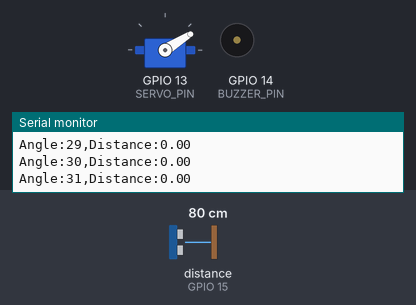
Recording of a sketch running on a simulated ESP32. Shown: servo, buzzer (waves = sounding, pin HIGH), the last lines printed to the serial monitor. Wiring (inferred from the names in the program): ultrasonic range finder: trigger GPIO 4; echo GPIO 15. The test bench sets the inputs (shaded band); at power-on: distance to the obstacle (sensor on GPIO 15) 80 cm. The echo pulse lasts 58.3 µs per cm; pins used as bus, display or sensor lines are not drawn.

Above: at 1.29 s.
1.3 s: distance to the obstacle (sensor on GPIO 15) set to 2 cm
4.3 s: distance to the obstacle (sensor on GPIO 15) set to 4 cm
At 4.48 s:
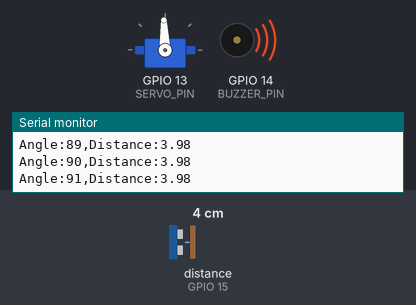
7.3 s: distance to the obstacle (sensor on GPIO 15) set to 19 cm
10.3 s: distance to the obstacle (sensor on GPIO 15) set to 23 cm
At 10.47 s:
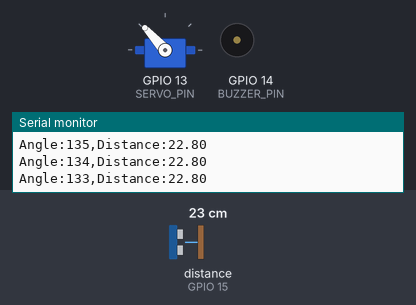
13.3 s: distance to the obstacle (sensor on GPIO 15) set to 9 cm
At 13.58 s:
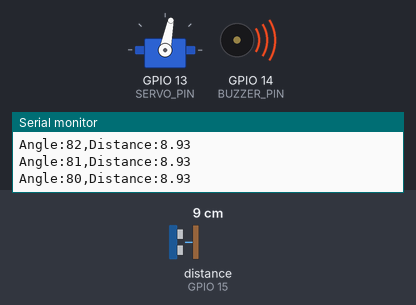
16.3 s: distance to the obstacle (sensor on GPIO 15) set to 35 cm
At 16.98 s:
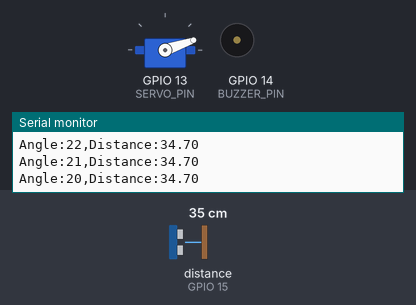
Timing chart, 0 to 26.6 s (numbered marks = the images above; inputs shaded):
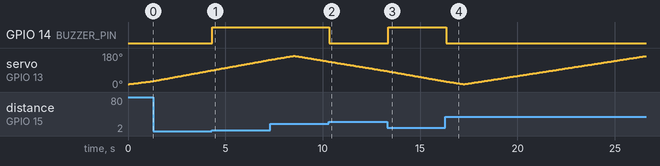

Measured:
- the behaviour switches between 20 and 21 cm on distance to the obstacle (sensor on GPIO 15) (found by bisection; images 1 and 2)
- after the input at 4.3 s, GPIO 14 (BUZZER_PIN): LOW → HIGH at once
- after the input at 10.3 s, GPIO 14 (BUZZER_PIN): HIGH → LOW at once
- after the input at 13.3 s, GPIO 14 (BUZZER_PIN): LOW → HIGH after 0.06 s
- after the input at 16.3 s, GPIO 14 (BUZZER_PIN): HIGH → LOW at once

The sketch:

Radar.ino
```cpp
#include <ESP32Servo.h>

#define TRIG_PIN 4
#define ECHO_PIN 15
#define SERVO_PIN 13
#define BUZZER_PIN 14

#define ALERT_DISTANCE 20
#define MIN_ANGLE 15
#define MAX_ANGLE 165
#define STEP_DELAY 25

// Timeout for pulseIn(), in microseconds.
// distance = (time * 0.034) / 2  =>  time = (distance * 2) / 0.034
// For our 40cm working range that's ~2350us. 6000us gives roughly a
// 2.5x safety margin — enough that borderline 35-40cm readings complete
// reliably, while still far shorter than the original 30000us (sized
// for the sensor's full 400cm spec range), which is what caused the
// sweep to visibly slow down whenever nothing was in range.
#define ECHO_TIMEOUT_US 6000

Servo myServo;

void setup() {
  Serial.begin(115200);
  pinMode(TRIG_PIN, OUTPUT);
  pinMode(ECHO_PIN, INPUT);
  pinMode(BUZZER_PIN, OUTPUT);

  myServo.attach(SERVO_PIN);

  digitalWrite(BUZZER_PIN, LOW);
}

void loop() {
  for (int angle = MIN_ANGLE; angle <= MAX_ANGLE; angle++) {
    myServo.write(angle);
    delay(STEP_DELAY);
    scanAndAlert(angle);
  }

  for (int angle = MAX_ANGLE; angle > MIN_ANGLE; angle--) {
    myServo.write(angle);
    delay(STEP_DELAY);
    scanAndAlert(angle);
  }
}

void scanAndAlert(int angle) {
  float distance = getFilteredDistance();

  Serial.print("Angle:");
  Serial.print(angle);
  Serial.print(",Distance:");
  Serial.println(distance);

  if (distance > 0 && distance < ALERT_DISTANCE) {
    digitalWrite(BUZZER_PIN, HIGH);
  } else {
    digitalWrite(BUZZER_PIN, LOW);
  }
}

float getFilteredDistance() {
  const int SAMPLES = 5;
  float readings[SAMPLES];
  int validCount = 0;

  for (int i = 0; i < SAMPLES; i++) {
    digitalWrite(TRIG_PIN, LOW);
    delayMicroseconds(2);
    digitalWrite(TRIG_PIN, HIGH);
    delayMicroseconds(10);
    digitalWrite(TRIG_PIN, LOW);

    long duration = pulseIn(ECHO_PIN, HIGH, ECHO_TIMEOUT_US);
    float d = duration * 0.034 / 2;

    if (d >= 2 && d <= 40) {  // capped at our actual working range
      readings[validCount] = d;
      validCount++;
    }
    delay(5);
  }

  if (validCount == 0) return 0;

  for (int i = 0; i < validCount - 1; i++) {
    for (int j = 0; j < validCount - i - 1; j++) {
      if (readings[j] > readings[j + 1]) {
        float temp = readings[j];
        readings[j] = readings[j + 1];
        readings[j + 1] = temp;
      }
    }
  }

  return readings[validCount / 2];
}
```
